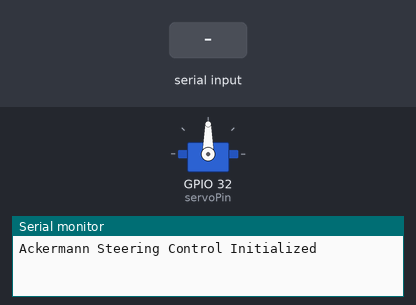
A sketch run on a simulated ESP32. Shown: servo, the last lines printed to the serial monitor. The test bench sets the inputs (shaded band).

Above: at 1.2 s.
1.3 s: "90,45\n" received over Serial
At 1.8 s:
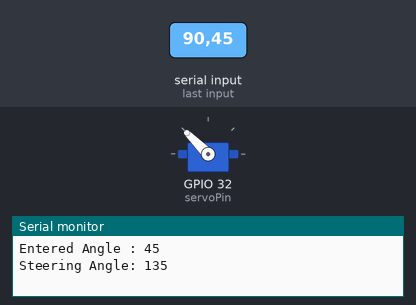
4.0 s: "30,150\n" received over Serial
At 4.9 s:
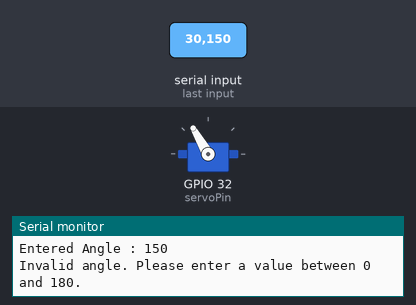
Timing chart, 0 to 7.0 s (numbered marks = the images above; inputs shaded):
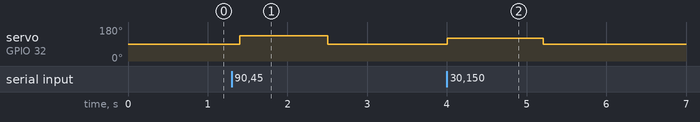

Measured:
- after the input at 1.3 s, servo on GPIO 32 (servoPin): 90° → 135° after 0.10 s, → 90° 1.1 s later
- after the input at 4.0 s, servo on GPIO 32 (servoPin): 90° → 120° at once, → 90° 1.2 s later

The sketch:

Steering.ino
```cpp
#include <ESP32Servo.h>

// Define the servo pin
const int servoPin = 32;

// Create a Servo object
Servo steeringServo;

// Variables for the servo position
int servoPos = 90; // Starting at the center position (90 degrees)

void setup() {
  // Attach the servo to the specified pin
  steeringServo.attach(servoPin);

  // Set initial servo position
  steeringServo.write(servoPos);

  // Initialize serial communication
  Serial.begin(115200);
  Serial.println("Ackermann Steering Control Initialized");
}

void loop() {
  // Read the desired angle from the serial monitor for testing purposes
  if (Serial.available() > 0) {
    int angle = Serial.parseInt();
    Serial.print("Entered Angle : ");
    Serial.println(angle);
    angle = map(angle, -90, 90, 0, 180);
    if (angle >= 30 && angle <= 150) {
      servoPos = angle;
      steeringServo.write(servoPos);
      Serial.print("Steering Angle: ");
      Serial.println(servoPos);
    } else {
      Serial.println("Invalid angle. Please enter a value between 0 and 180.");
    }
  }

  // Delay for a short period to avoid flooding the serial output
  delay(100);
}
```
